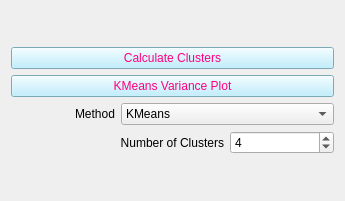
          <widget class="QWidget" name="page_6">
           <property name="geometry">
            <rect>
             <x>0</x>
             <y>0</y>
             <width>345</width>
             <height>201</height>
            </rect>
           </property>
           <attribute name="label">
            <string>Cluster Analysis</string>
           </attribute>
           <layout class="QGridLayout" name="gridLayout_18">
            <item row="0" column="0">
             <layout class="QGridLayout" name="gridLayout_4">
              <item row="0" column="0" colspan="3">
               <widget class="QPushButton" name="pb_calc_cluster">
                <property name="sizePolicy">
                 <sizepolicy hsizetype="Minimum" vsizetype="Fixed">
                  <horstretch>0</horstretch>
                  <verstretch>0</verstretch>
                 </sizepolicy>
                </property>
                <property name="styleSheet">
                 <string notr="true">background-color: rgb(175, 236, 255);
color: rgb(255, 0, 127);
</string>
                </property>
                <property name="text">
                 <string>Calculate Clusters</string>
                </property>
               </widget>
              </item>
              <item row="1" column="0" colspan="3">
               <widget class="QPushButton" name="pb_kmeans_elbow">
                <property name="sizePolicy">
                 <sizepolicy hsizetype="Minimum" vsizetype="Fixed">
                  <horstretch>0</horstretch>
                  <verstretch>0</verstretch>
                 </sizepolicy>
                </property>
                <property name="styleSheet">
                 <string notr="true">background-color: rgb(175, 236, 255);
color: rgb(255, 0, 127);
</string>
                </property>
                <property name="text">
                 <string>KMeans Variance Plot</string>
                </property>
               </widget>
              </item>
              <item row="2" column="0">
               <widget class="QLabel" name="label_10">
                <property name="text">
                 <string>Method</string>
                </property>
                <property name="alignment">
                 <set>Qt::AlignRight|Qt::AlignTrailing|Qt::AlignVCenter</set>
                </property>
               </widget>
              </item>
              <item row="2" column="1" colspan="2">
               <widget class="QComboBox" name="cb_clust_method">
                <property name="sizePolicy">
                 <sizepolicy hsizetype="Preferred" vsizetype="Fixed">
                  <horstretch>0</horstretch>
                  <verstretch>0</verstretch>
                 </sizepolicy>
                </property>
                <item>
                 <property name="text">
                  <string>KMeans</string>
                 </property>
                </item>
                <item>
                 <property name="text">
                  <string>MiniBatchKMeans</string>
                 </property>
                </item>
               </widget>
              </item>
              <item row="3" column="0" colspan="2">
               <widget class="QLabel" name="label_2">
                <property name="text">
                 <string>Number of Clusters</string>
                </property>
                <property name="alignment">
                 <set>Qt::AlignRight|Qt::AlignTrailing|Qt::AlignVCenter</set>
                </property>
               </widget>
              </item>
              <item row="3" column="2">
               <widget class="QSpinBox" name="sb_ncluster">
                <property name="minimum">
                 <number>1</number>
                </property>
                <property name="value">
                 <number>4</number>
                </property>
               </widget>
              </item>
             </layout>
            </item>
           </layout>
          </widget>
